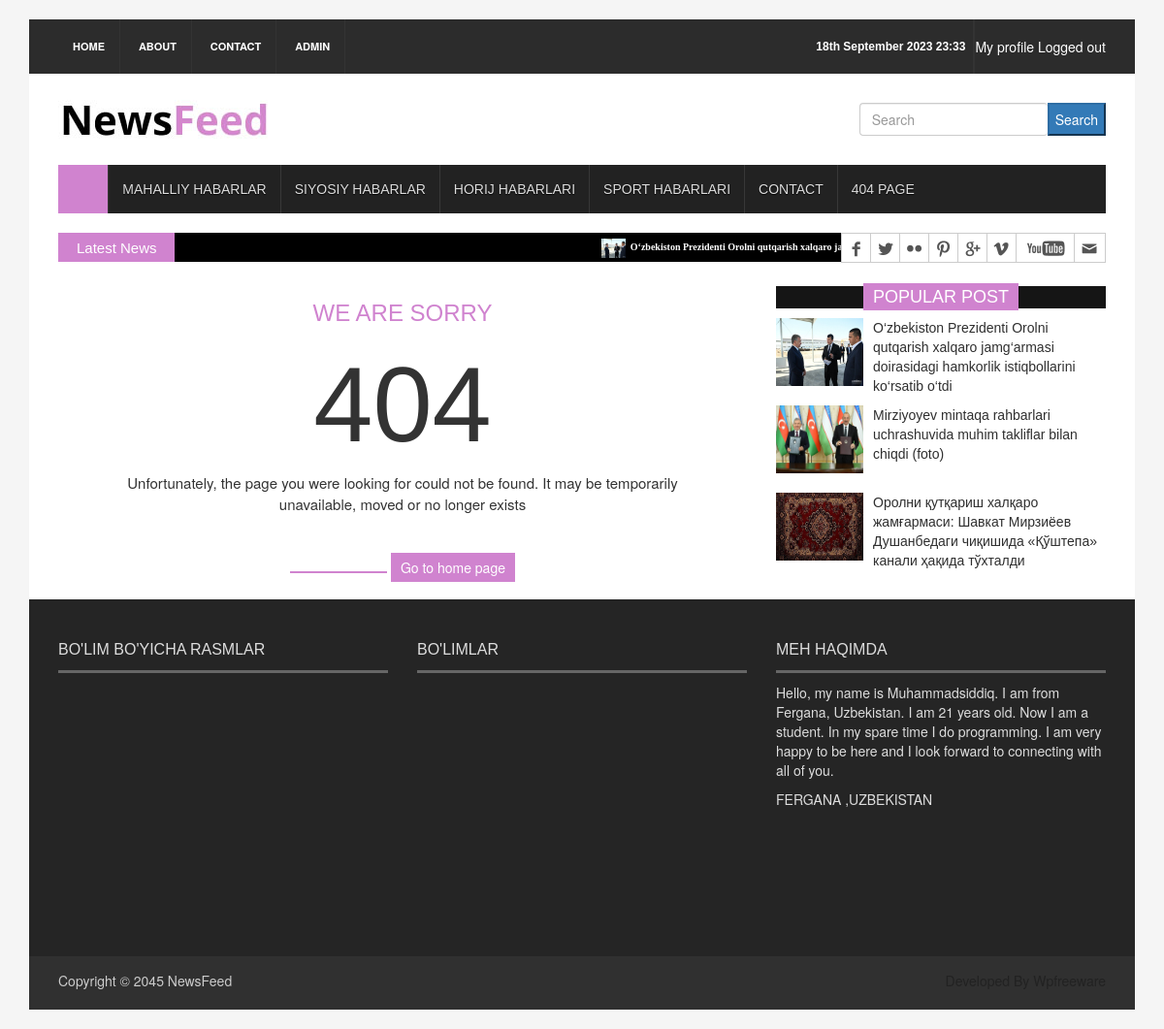
/fail/ (signed in), run on the app's committed database.
### news_app/models.py (models this page shows, shortened)
class News(models.Model):
    class Status(models.TextChoices):
        Draft = 'DF', 'Draft'
        Published = 'PB', 'Published'
    title = models.CharField(max_length=250)
    slug = models.CharField(max_length=250)
    body = models.TextField()
    image = models.ImageField(upload_to='images/')
    category = models.ForeignKey(
        Category,
        on_delete=models.CASCADE
    )
    publish_time = models.DateTimeField(default=timezone.now)
    create_time = models.DateTimeField(auto_now_add=True)
    upload_time = models.DateTimeField(auto_now=True)
    status = models.CharField(
        max_length=2,
        choices=Status.choices,
        default=Status.Draft
    )
    views=models.IntegerField(default=0)
    objects = models.Manager()
    published = PublishedManager()
    class Meta:
        ordering = ['-publish_time']
    def get_absolute_url(self):
        return reverse('list_detail', args=[self.slug])

### news_app/views.py (the view)
# urls.py: path('fail/', fail_view, name='fail'),
def fail_view(request):
    context = {
    }
    return render(request, '404.html', context)

### news_app/context_processor.py (called while the page is built)
def context_processor(request):
    last_news = News.published.all().order_by('-publish_time')[:8]
    news_list = News.published.all().order_by('-publish_time')[:5]
    local_news = News.published.all().filter(category__name='Mahalliy')[:18]
    sport = News.published.all().filter(category__name='Sport')[:5]
    siyosat = News.published.all().filter(category__name='Siyosat')[:5]
    xorij = News.published.all().filter(category__name='Xorij')[:5]
    context = {
        'news_list': news_list,
        'local_news': local_news,
        'sport': sport,
        'siyosat': siyosat,
        'xorij': xorij,
        'last_news': last_news
    }
    return context

### news_app/models.py (called while the page is built)
    def get_queryset(self):
        return super().get_queryset().filter(status=News.Status.Published)

### template/404.html
{%extends 'base.html'%}
{%load static%}
{%block content%}
  <section id="contentSection">
    <div class="row">
      <div class="col-lg-8 col-md-8 col-sm-8">
        <div class="left_content">
          <div class="error_page">
            <h3>We Are Sorry</h3>
            <h1>404</h1>
            <p>Unfortunately, the page you were looking for could not be found. It may be temporarily unavailable, moved or no longer exists</p>
            <span></span> <a href="../index.html" class="wow fadeInLeftBig">Go to home page</a> </div>
        </div>
      </div>
      <div class="col-lg-4 col-md-4 col-sm-4">
        <aside class="right_content">
          <div class="single_sidebar">
            <h2><span>Popular Post</span></h2>
            <ul class="spost_nav">
            {%for last in last_news%}
              <li>
                <div class="media wow fadeInDown"> <a href="{{last.get_absolute_url }}" class="media-left"> <img alt="" src="{{last.image.url}}"> </a>
                  <div class="media-body"> <a href="{{last.get_absolute_url }}" class="catg_title">{{last.title}}</a> </div>
                </div>
              </li>
            {%endfor%}
            </ul>
          </div>
        </aside>
      </div>
    </div>
  </section>
{%endblock content%}

### template/base.html (shortened to what this page needs)
{%load static%}
<!DOCTYPE html>
<html>
<head>
<link rel="stylesheet" type="text/css" href="{%static 'css/bootstrap.min.css'%}">
<link rel="stylesheet" type="text/css" href="{%static 'css/font-awesome.min.css'%}">
<link rel="stylesheet" type="text/css" href="{%static 'css/animate.css'%}">
<link rel="stylesheet" type="text/css" href="{%static 'css/font.css'%}">
<link rel="stylesheet" type="text/css" href="{%static 'css/li-scroller.css'%}">
<link rel="stylesheet" type="text/css" href="{%static 'css/slick.css'%}">
<link rel="stylesheet" type="text/css" href="{%static 'css/jquery.fancybox.css'%}">
<link rel="stylesheet" type="text/css" href="{%static 'css/theme.css'%}">
<link rel="stylesheet" type="text/css" href="{%static 'css/style.css'%}">
</head>
<body>
<div class="container">
  <header id="header">
    <div class="row">
      <div class="col-lg-12 col-md-12 col-sm-12">
        <div class="header_top " style="display: flex; justify-content:space-between;">
          <div class="header_top_left">
            <ul class="top_nav">
              <li><a href="{%url 'index_view'%}">Home</a></li>
              <li><a href="{%url 'about'%}">About</a></li>
              <li><a href="{%url 'contact_view'%}">Contact</a></li>
              {% if user.is_authenticated and user.is_superuser %}
              <li><a href="{%url 'admin_page'%}">Admin</a></li>
              {%endif%}
            </ul>
          </div>
          <div class="header_top_right " style="width:55%; display: flex; justify-content:right; align-items: center;">
            <p >{% now 'jS F Y H:i'%}</p>
            <div class="border " style="border:1px solid #333 ;  height: 100%;"></div>
            <div >
            {%if request.user.is_authenticated%}
            <a  style="color:#fff;" href="{% url 'profile' %}">My profile </a>
            <a  style="color:#fff;" href="{% url 'logout' %}">Logged out </a>
            {%else%}
            <a  style="color:#fff;" href="{% url 'login' %}">Login </a>
            <a  style="color:#fff;" href="{% url 'logout' %}">Logged out </a>
            {%endif%}
            </div>
          </div>
        </div>
      </div>
      <div class="col-lg-12 col-md-12 col-sm-12">
        <div class="header_bottom" style="display: flex; justify-content: space-between; align-items:center;"  >
          <div class="logo_area"><a href="{% url 'index_view'%}" class="logo"><img src="{%static 'images/logo.jpg'%}" alt=""></a></div>
          <form action="{%url 'search_result'%}"method="get">
            <div style="display: flex;">
              <input class="form-control" id="floatingInput" placeholder="Search" name="q" style="border-right:none;">
              <button type="submit" class="btn-primary">Search</button>
            </div>
            </form>
        </div>
      </div>
    </div>
  </header>
  <section id="navArea">
    <nav class="navbar navbar-inverse" role="navigation">
      <div id="navbar" class="navbar-collapse collapse">
        <ul class="nav navbar-nav main_nav">
          <li class="active"><a href="{%url 'index_view'%}"><span class="fa fa-home desktop-home"></span><span class="mobile-show">Home</span></a></li>
          <li><a href="{% url 'local_news'%}">Mahalliy habarlar</a></li>
          <li class="dropdown"> <a href="{%url 'political_news'%}" class="dropdown-toggle" data-toggle="dropdown" role="button" aria-expanded="false">Siyosiy habarlar</a>
          </li>
          <li><a href="{%url 'horij_news'%}">Horij habarlari</a></li>
           <li><a href="{%url 'sport_news'%}">Sport habarlari</a></li>
          <li><a href="{%url 'contact_view'%}">Contact</a></li>
          <li><a href="{% url 'fail'%}">404 Page</a></li>
        </ul>
      </div>
    </nav>
  </section>
  <section id="newsSection">
    <div class="row">
      <div class="col-lg-12 col-md-12">
        <div class="latest_newsarea"> <span>Latest News</span>
          <ul id="ticker01" class="news_sticker">
            {%for news in last_news %}
            <li><a href="#"><img src="{{news.image.url}}" alt="">{{news.title}}</a></li>
            {%endfor%}
          </ul>
          <div class="social_area">
            <ul class="social_nav">
              <li class="facebook"><a href="#"></a></li>
              <li class="twitter"><a href="#"></a></li>
              <li class="flickr"><a href="#"></a></li>
              <li class="pinterest"><a href="#"></a></li>
              <li class="googleplus"><a href="#"></a></li>
              <li class="vimeo"><a href="#"></a></li>
              <li class="youtube"><a href="#"></a></li>
              <li class="mail"><a href="#"></a></li>
            </ul>
          </div>
        </div>
      </div>
    </div>
  </section>
{%block content%}
{%endblock content%}
  <footer id="footer">
    <div class="footer_top">
      <div class="row">
        <div class="col-lg-4 col-md-4 col-sm-4">
          <div class="footer_widget wow fadeInLeftBig">
            <h2>Bo'lim bo'yicha rasmlar</h2>
          </div>
        </div>
        <div class="col-lg-4 col-md-4 col-sm-4">
          <div class="footer_widget wow fadeInDown">
            <h2>Bo'limlar</h2>
          </div>
        </div>
        <div class="col-lg-4 col-md-4 col-sm-4">
          <div class="footer_widget wow fadeInRightBig">
            <h2>Meh haqimda</h2>
            <p>Hello, my name is Muhammadsiddiq. I am from Fergana, Uzbekistan. I am 21 years old. Now I am a student. In my spare time I do programming. I am very happy to be here and I look forward to connecting with all of you.</p>
            <address>
            FERGANA ,UZBEKISTAN
            </address>
          </div>
        </div>
      </div>
    </div>
    <div class="footer_bottom">
      <p class="copyright">Copyright &copy; 2045 <a href="index.html">NewsFeed</a></p>
      <p class="developer">Developed By Wpfreeware</p>
    </div>
  </footer>
</div>
</body>
</html>

### static/css/li-scroller.css (style rules this page uses)
ul.newsticker { position:relative; left:750px; font:bold 10px Verdana; list-style-type:none; margin:0; padding:0 }
ul.newsticker li { float:left; margin:0; padding:0 }
ul.newsticker a { white-space:nowrap; padding:0; color:#fff; margin:0 50px 0 0 }
ul.newsticker a > img { height:20px; margin-right:5px; width:25px }

### static/css/theme.css (style rules this page uses)
.navbar-inverse .navbar-nav > .active > a, .navbar-inverse .navbar-nav > .active > a:hover, .navbar-inverse .navbar-nav > .active > a:focus { background-color:#d083cf }
.latest_newsarea span { background:none repeat scroll 0 0 #d083cf }
.single_sidebar > h2 span { background:none repeat scroll 0 0 #d083cf }
.error_page > h3 { color:#d083cf }
.error_page > span { background:none repeat scroll 0 0 #d083cf }
.error_page > a { background-color:#d083cf }

### data on the page
News: image (picture), title "O‘zbekiston Prezidenti Orolni qutqarish xalqaro…", title "O‘zbekiston Prezidenti Orolni qutqarish xalqaro jamg‘armasi doirasidagi hamkorlik istiqbollarini ko‘rsatib o‘tdi"
News: image (picture), title "Mirziyoyev mintaqa rahbarlari uchrashuvida muhim takliflar bilan chiqdi (foto)"
News: image (picture), title "Оролни қутқариш халқаро жамғармаси: Шавкат Мирзиёев Душанбедаги чиқишида «Қўштепа» канали ҳақида тўхталди"
